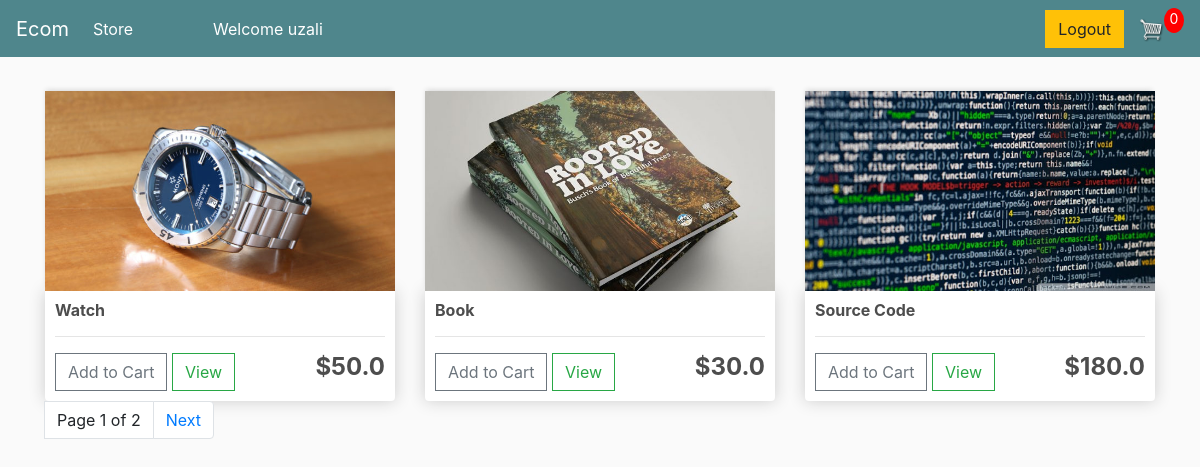
Page / (signed in) on the committed database.
### store/models.py (models this page shows, shortened)
class Product(models.Model):
    name=models.CharField(max_length=200)
    price=models.FloatField()
    digital=models.BooleanField(default=False, null=True, blank=True)
    image=models.ImageField(null=True, blank=True)
    description=models.TextField(null=True, blank=True)
    @property
    def imageURL(self):
        try:
            url=self.image.url
        except:
            url=''
        return url

### store/views.py (the view)
# urls.py: path('',include('store.urls')),
@login_required(login_url='store:login')
def store(request):
    if request.user.is_authenticated:
        customer=request.user.customer
        order, createed=Order.objects.get_or_create(customer=customer, complete=False)
        items=order.orderitem_set.all()
        cartItems=order.get_cart_items
    else:
        items=[]
        order={'get_cart_total':0, 'get_cart_items':0}
        cartItems=order['get_cart_items']
    products=Product.objects.all().order_by('id')
    paginator=Paginator(products, 3)
    page=request.GET.get('page', 1)
    try:
        posts=paginator.page(page)
    except PageNotAnInteger:
        posts=paginator.page(1)
    except EmptyPage:
        posts=paginator.page(paginator.num_pages)
    context={'products':products, 'cartItems':cartItems, 'page:':page, 'posts':posts}
    return render(request, 'store/store.html', context)

### store/models.py (called while the page is built)
    @property
    def get_cart_items(self):
        orderitems=self.orderitem_set.all()
        total=sum([item.quantity for item in orderitems])
        return total

### store/templates/store/store.html
{% extends 'store/main.html' %}
{% load static %}
{% block content %}
	<div class="row">
        {% for product in posts %}
		<div class="col-lg-4">
			<img class="thumbnail" src="{{product.imageURL}}">
			<div class="box-element product">
				<h6><strong>{{product.name}}</strong></h6>
				<hr>
				<button data-product="{{product.id}}" data-action="add" class="btn btn-outline-secondary add-btn update-cart">Add to Cart</button>
				<a class="btn btn-outline-success" href="{% url 'store:product' product.id%}">View</a>
				<h4 style="display: inline-block; float: right"><strong>${{product.price}}</strong></h4>
			</div>
		</div>
        {% endfor %}
	</div>
	{% include 'store/pagination.html' with page=posts %}
{% endblock content %}

### store/templates/store/main.html (shortened to what this page needs)
<!DOCTYPE html>
{% load static %}
<html>
<head>
	<link rel="stylesheet" href="https://stackpath.bootstrapcdn.com/bootstrap/4.4.1/css/bootstrap.min.css">
	<link rel="stylesheet" type="text/css" href="{% static 'css/main.css' %}">
</head>
<body>
	<nav class="navbar navbar-expand-lg navbar-dark bg-dark">
	  <a class="navbar-brand" href="{% url 'store:store' %}">Ecom</a>
	  <div class="collapse navbar-collapse" id="navbarSupportedContent">
	    <ul class="navbar-nav mr-auto">
	      <li class="nav-item active">
			<a class="nav-link" href="{% url 'store:store' %}">Store <span class="sr-only">(current)</span></a>
		  </li>
		  <li class="nav-item active">
			<a class="nav-link"><span class="sr-only">(current)</span></a>
		  </li>
		  <li class="nav-item active">
			<a class="nav-link"><span class="sr-only">(current)</span></a>
		  </li>
		  <li class="nav-item active">
			<a class="nav-link"><span class="sr-only">(current)</span></a>
		  </li>
		  <li class="nav-item active">
			<a class="nav-link"><span class="sr-only">(current)</span></a>
		  </li>
		  <li class="nav-item active">
			<a class="nav-link">Welcome {{request.user}} <span class="sr-only">(current)</span></a>
	      </li>
	    </ul>
	    <div class="form-inline my-2 my-lg-0">
	     	<a href="{% url 'store:logout' %}"class="btn btn-warning">Logout</a>
	     	<a href="{% url 'store:cart' %}">
	    		<img  id="cart-icon" src="{% static 'images/cart.png' %}">
	    	</a>
	    	<p id="cart-total">{{cartItems}}</p>
	    </div>
	  </div>
	</nav>
     <div class="container">
            <br>
            {% block content %}
            {% endblock content %}
         </div>
</body>
</html>

### static/css/main.css (style rules this page uses)
body { background-color: hsl(0, 0%, 98%); }
h1,h2,h3,h4,h5,h6 { color:hsl(0, 0%, 30%); }
.box-element { box-shadow:hsl(0, 0%, 80%) 0 0 16px; background-color: #fff; border-radius: 4px; padding: 10px; }
.thumbnail { width: 100%; height: 200px; -webkit-box-shadow: -1px -3px 5px -2px rgba(214,214,214,1); -moz-box-shadow: -1px -3px 5px -2px rgba(214,214,214,1); box-shadow: -1px -3px 5px -2px rgba(214,214,214,1); }
.product { border-radius: 0 0 4px 4px; }
.bg-dark { background-color: #4f868c!important; }
#cart-icon { width:25px; display: inline-block; margin-left: 15px; }
#cart-total { display: block; text-align: center; color:#fff; background-color: red; width: 20px; height: 25px; border-radius: 50%; font-size: 14px; }
.col-lg-4, .col-lg-6, .col-lg-8, .col-lg-12 { margin-top: 10px; }
.btn { border-radius: 0; }

### store/templates/store/main.html (style rules this page uses)
body { background-color: hsl(0, 0%, 98%); }
h1,h2,h3,h4,h5,h6 { color:hsl(0, 0%, 30%); }
.box-element { box-shadow:hsl(0, 0%, 80%) 0 0 16px; background-color: #fff; border-radius: 4px; padding: 10px; }
.thumbnail { width: 100%; height: 200px; -webkit-box-shadow: -1px -3px 5px -2px rgba(214,214,214,1); -moz-box-shadow: -1px -3px 5px -2px rgba(214,214,214,1); box-shadow: -1px -3px 5px -2px rgba(214,214,214,1); }
.product { border-radius: 0 0 4px 4px; }
.bg-dark { background-color: #4f868c!important; }
#cart-icon { width:25px; display: inline-block; margin-left: 15px; }
#cart-total { display: block; text-align: center; color:#fff; background-color: red; width: 20px; height: 25px; border-radius: 50%; font-size: 14px; }
.col-lg-4, .col-lg-6, .col-lg-8, .col-lg-12 { margin-top: 10px; }
.btn { border-radius: 0; }

### rows in the picture
Product: imageURL (picture), name "Watch", price "50.0"
Product: imageURL (picture), name "Book", price "30.0"
Product: imageURL (picture), name "Source Code", price "180.0"

### other values in the picture
{{ request.user }} "uzali"
{{ cartItems }} "0"
{{ page.number }} "1"
{{ page.paginator.num_pages }} "2"
